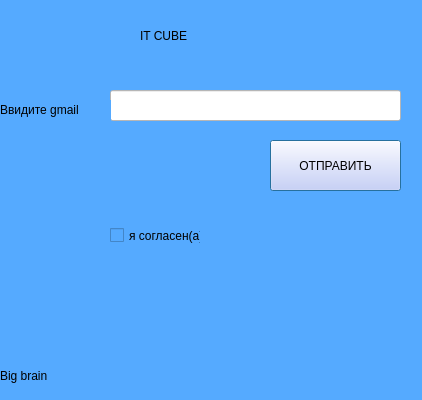
<?xml version="1.0" encoding="UTF-8"?>
<ui version="4.0">
 <class>Dialog</class>
 <widget class="QDialog" name="Dialog">
  <property name="geometry">
   <rect>
    <x>0</x>
    <y>0</y>
    <width>422</width>
    <height>400</height>
   </rect>
  </property>
  <property name="windowTitle">
   <string>Dialog</string>
  </property>
  <property name="styleSheet">
   <string notr="true">background-color: rgb(170, 170, 127);
background-color: rgb(85, 170, 255);</string>
  </property>
  <widget class="QPushButton" name="pushButton">
   <property name="geometry">
    <rect>
     <x>270</x>
     <y>140</y>
     <width>131</width>
     <height>51</height>
    </rect>
   </property>
   <property name="styleSheet">
    <string notr="true">font: 10pt &quot;MS Shell Dlg 2&quot;;
background-color: rgb(207, 205, 255);</string>
   </property>
   <property name="text">
    <string>ОТПРАВИТЬ</string>
   </property>
  </widget>
  <widget class="QLineEdit" name="lineEdit">
   <property name="geometry">
    <rect>
     <x>110</x>
     <y>90</y>
     <width>291</width>
     <height>31</height>
    </rect>
   </property>
   <property name="styleSheet">
    <string notr="true">background-color: rgb(255, 255, 255);</string>
   </property>
  </widget>
  <widget class="QCheckBox" name="checkBox">
   <property name="geometry">
    <rect>
     <x>110</x>
     <y>220</y>
     <width>91</width>
     <height>31</height>
    </rect>
   </property>
   <property name="text">
    <string>я согласен(а)</string>
   </property>
  </widget>
  <widget class="QLabel" name="label">
   <property name="geometry">
    <rect>
     <x>140</x>
     <y>10</y>
     <width>341</width>
     <height>51</height>
    </rect>
   </property>
   <property name="styleSheet">
    <string notr="true">font: 26pt &quot;MS Shell Dlg 2&quot;;</string>
   </property>
   <property name="text">
    <string>IT CUBE</string>
   </property>
  </widget>
  <widget class="QLabel" name="label_2">
   <property name="geometry">
    <rect>
     <x>0</x>
     <y>100</y>
     <width>111</width>
     <height>20</height>
    </rect>
   </property>
   <property name="styleSheet">
    <string notr="true">font: 12pt &quot;MS Shell Dlg 2&quot;;</string>
   </property>
   <property name="text">
    <string>Ввидите gmail</string>
   </property>
  </widget>
  <widget class="QLabel" name="label_3">
   <property name="geometry">
    <rect>
     <x>0</x>
     <y>350</y>
     <width>341</width>
     <height>51</height>
    </rect>
   </property>
   <property name="styleSheet">
    <string notr="true">font: 26pt &quot;MS Shell Dlg 2&quot;;
font: 12pt &quot;MS Shell Dlg 2&quot;;</string>
   </property>
   <property name="text">
    <string>Big brain</string>
   </property>
  </widget>
 </widget>
 <resources/>
 <connections/>
</ui>
